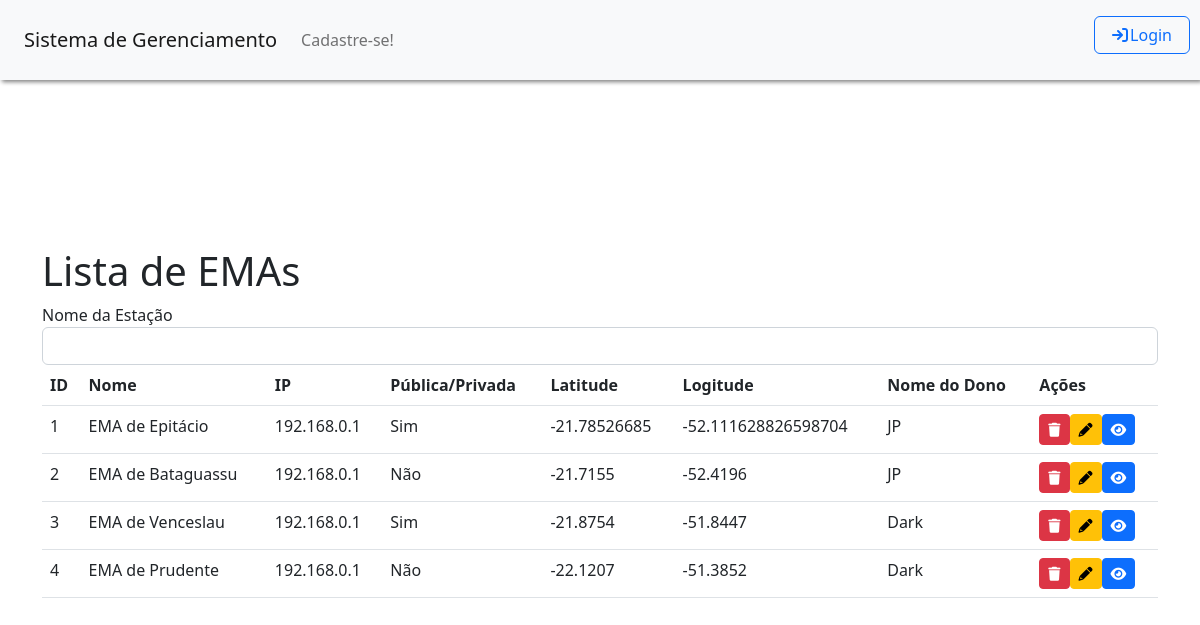
The app's page /Tela_Listar_EMAs.php, older data.
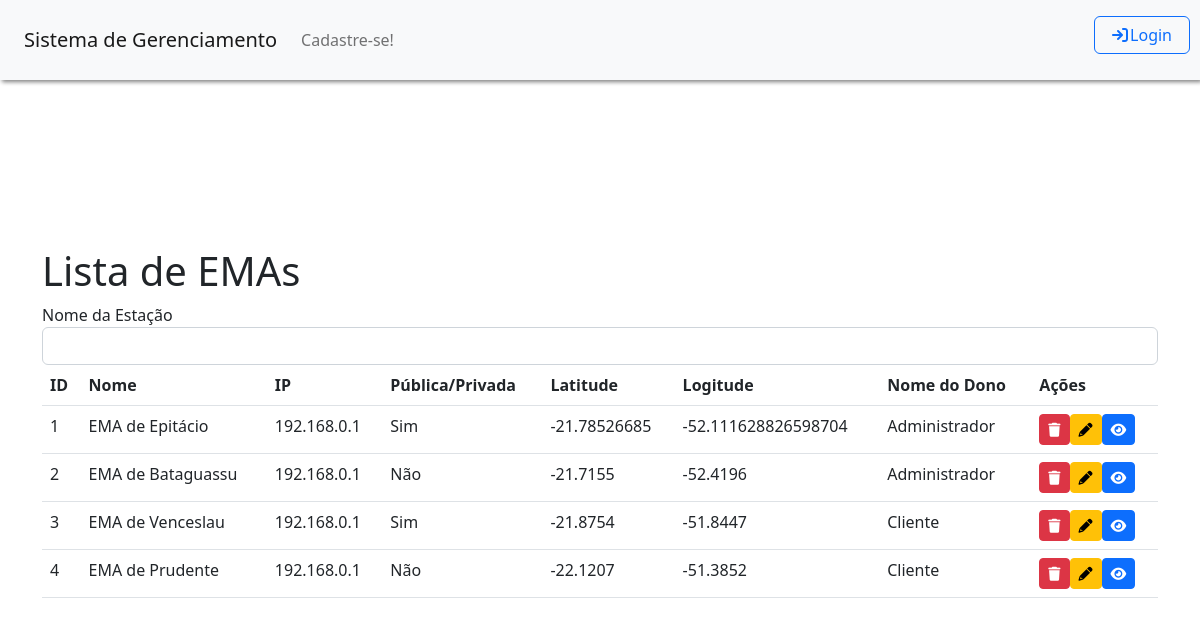
The same page, newer data.
### tables this page shows
CREATE TABLE IF NOT EXISTS emas (
  idema INT NOT NULL AUTO_INCREMENT,
  nome VARCHAR(45) NOT NULL,
  ip VARCHAR(45) NOT NULL,
  publica INT NOT NULL,
  latitude VARCHAR(45) NOT NULL,
  longitude VARCHAR(45) NOT NULL,
  usuarios_idusuario INT NOT NULL,
  ativa INT NOT NULL,
  topico_kafka VARCHAR (45) NOT NULL,
   
  status_ema VARCHAR (10) NULL,
  carga_bateria FLOAT NULL, 
  uptime VARCHAR(50) NULL,
  diagnosticos_nao_previstos JSON NULL,
  PRIMARY KEY (idema, usuarios_idusuario),
    FOREIGN KEY (usuarios_idusuario)
    REFERENCES usuarios (idusuario));

CREATE TABLE IF NOT EXISTS usuarios (
  idusuario INT NOT NULL AUTO_INCREMENT,
  nome_usuario VARCHAR(45) NOT NULL,
  nome_login VARCHAR(45) NOT NULL,
  email VARCHAR(45) NOT NULL,
  senha VARCHAR(100) NOT NULL,
  nivel_acesso INT NOT NULL,
  ativo INT NOT NULL,
  PRIMARY KEY (idusuario));

### controllers/controller_ema.php (the view, shortened to what this page needs)
<?php
function listarEMAs() {
    $conexao = conectarBanco();
    if ($_SERVER['REQUEST_METHOD'] === 'POST') {
        $nome = $_POST['nome'];
        $sql = "SELECT * FROM emas WHERE 1 = 1 AND ativa = 1";
        if (!empty($nome)) {
            $sql .= " AND nome LIKE '%$nome%'";
        }
        $result = $conexao->query($sql);
    } else {
        $sql = 'SELECT * FROM emas WHERE ativa = 1';
        $result = $conexao->query($sql);
    }
    if ($result->num_rows >= 0) {
        while ($row = $result->fetch_assoc()) {
            echo '<tr id="row-' . $row['idema'] . '">';
            echo '<td>' . $row['idema'] . '</td>';
            echo '<td>' . $row['nome'] . '</td>';
            echo '<td>' . $row['ip'] . '</td>';
            if ($row['publica'] == 0) {
                echo '<td>Não</td>';
            } else {
                echo'<td>Sim</td>';
            }
            echo '<td>' . $row['latitude'] . '</td>';
            echo '<td>' . $row['longitude'] . '</td>';
            $iddono = $row['usuarios_idusuario'];
            $query = "SELECT nome_usuario FROM usuarios WHERE idusuario = '$iddono'";
            $resultado = $conexao->query($query);
            if (!$resultado) {
                die("Erro na consulta: " . $conexao->error);
            }else if ($resultado) {
                $rowDono = $resultado->fetch_assoc();
                if ($rowDono) {
                    $nome_dono = $rowDono['nome_usuario'];
                    echo '<td>' . $nome_dono . '</td>';
                } else {
                    echo '<td>Não encontrado</td>';
                }
            } else {
                echo '<td>Erro na consulta</td>';
            }
            echo '<td>';
            echo '<button name="btn-excluir-ema" type="button" class="btn btn-danger btn-sm" onclick="excluirEMA(' . $row['idema'] . ')">';
            echo '<i class="fas fa-trash"></i>';
            echo '</button>';
            echo '<a href="Tela_Alterar_EMA.php?idema=' . $row['idema'] . '"><button name="btn-alterar-ema" type="button" class="btn btn-warning btn-sm" onclick="">';
            echo '<i class="fas fa-pencil"></i>';
            echo '</button>';
            echo '<a href="Tela_Visualizar_EMA.php?idema=' . $row['idema'] . '"><button name="btn-visualizar-ema" type="button" class="btn btn-primary btn-sm" onclick="">';
            echo '<i class="fas fa-eye"></i>';
            echo '</button></a>';
            echo '</td>';
            echo '</tr>';
        }
    } else {
        echo '<tr><td colspan="7">Nenhum dado encontrado.</td></tr>';
    }
}
?>

### Tela_Listar_EMAs.php (shortened to what this page needs)
<!DOCTYPE html>
<?php
require '../portalEMA/functions/geral.php';
require '../portalEMA/controllers/controller_ema.php';
?>
<html>
    <head>
        <link rel="stylesheet" type="text/css" href="../portalEMA/css/style.css">
        <link rel="stylesheet" href="https://unpkg.com/leaflet@1.7.1/dist/leaflet.css" />
        <link rel="stylesheet" href="https://cdnjs.cloudflare.com/ajax/libs/font-awesome/6.0.0-beta3/css/all.min.css">
        <link rel="stylesheet" type="text/css" href="https://cdn.jsdelivr.net/npm/bootstrap@5.2.3/dist/css/bootstrap.min.css">
    </head>
    <body>
        <?php
        menu();
        ?>
        <div class="container" style="margin-top: 5%;">
            <h1>Lista de EMAs</h1>
            <form method="POST" action="">
                <div>
                    <label for="nome">Nome da Estação</label>
                    <input type="text" name="nome" class="form-control">
                </div>
            </form>
            <div class="table-responsive">
                <table class="table">
                    <thead>
                        <tr>
                            <th>ID</th>
                            <th>Nome</th>
                            <th>IP</th>
                            <th>Pública/Privada</th>
                            <th>Latitude</th>
                            <th>Logitude</th>
                            <th>Nome do Dono</th>
                            <th>Ações</th>
                        </tr>
                    </thead>
                    <tbody>
                        <?php
                        listarEMAs();
                        ?>
                    </tbody>
                </table>
            </div>
        </div>
    </body>
</html>

### functions/geral.php (shortened to what this page needs)
<?php
function menu() {
    if (estalogado()) {
        echo '<nav class="navbar navbar-expand-md bg-light">
            <a class="navbar-brand" style="margin-left: 2%" href="../portalEMA/Tela_Principal.php">Bem vindo, ' . $_SESSION['nome_login'] . '!</a>
              <button class="navbar-toggler" type="button" data-toggle="collapse" data-target="#collapsibleNavbar">
    <span class="navbar-toggler-icon"></span>
  </button>
            <div class="collapse navbar-collapse" id="collapsibleNavbar">
                <ul class="navbar-nav">';
        if ($_SESSION['nivel_acesso'] == "1") {
            echo'<li class="nav-item dropdown">
                        <a class="nav-link dropdown-toggle" id="navbarDropdown" role="button" data-bs-toggle="dropdown" aria-haspopup="true" aria-expanded="false">
                            Usuários
                        </a>
                        <div class="dropdown-menu" aria-labelledby="navbarDropdown">
                            <a class="dropdown-item" href="../portalEMA/Tela_Cadastro_Usuario.php">Cadastrar Usuário</a>
                            <div class="dropdown-divider"></div>
                            <a class="dropdown-item" href="../portalEMA/Tela_Listar_Usuarios.php">Listar Usuários</a>
                        </div>
                    </li>';
        }
        echo'    <li class="nav-item dropdown">
                        <a class="nav-link dropdown-toggle" id="navbarDropdown" role="button" data-bs-toggle="dropdown" aria-haspopup="true" aria-expanded="false">
                            EMAs
                        </a>
                        <div class="dropdown-menu" aria-labelledby="navbarDropdown">
                            <a class="dropdown-item" href="../portalEMA/Tela_Cadastro_EMA.php">Cadastrar EMA</a>
                            <div class="dropdown-divider"></div>
                            <a class="dropdown-item" href="../portalEMA/Tela_Listar_EMAs.php">Apresentar EMAs</a>
                        </div>
                    </li>
               <li class="nav-item">
                <form action="../portalEMA/functions/logout.php">
                    <button style="position: absolute; top: 20%; right: 10px; width:8%;" class="btn btn-outline-danger" type="submit"><i style="padding-right: 3%;" class="fas fa-sign-out"></i>Logout</button>
                </form>
                </li>
                </ul>
            </div>
        </nav>';
    } else {
        echo '
            <nav class="navbar navbar-expand-lg bg-light">
            <a class="navbar-brand" style="margin-left: 2%" href="../portalEMA/Tela_Principal.php">Sistema de Gerenciamento</a>
            <button class="navbar-toggler" type="button" data-toggle="collapse" data-target="#navbarSupportedContent" aria-controls="navbarSupportedContent" aria-expanded="false" aria-label="Toggle navigation">
                <span class="navbar-toggler-icon"></span>
            </button>
            <div class="collapse navbar-collapse" id="navbarSupportedContent">
                <ul class="navbar-nav mr-auto">
                <li class="nav-item">
                    <a href="../portalEMA/Tela_Cadastro_Usuario.php" class="nav-link" role="button">
                        Cadastre-se!
                    </a>
                </li>
                <li class="nav-item">
                <form action="../portalEMA/Tela_Login.php">
                    <button style="position: absolute; top: 20%; right: 10px; width:8%;" class="btn btn-outline-primary" type="submit"><i style="padding-right: 3%;" class="fas fa-sign-in"></i>Login</button>
                </form>
                </li>
                </ul>
            </div>
        </nav>';
    }
}
?>

### css/style.css (style rules this page uses)
html, body { height: 100%; }
body { display: -ms-flexbox; display: -webkit-box; display: flex; -ms-flex-align: center; -ms-flex-pack: center; -webkit-box-align: center; align-items: center; -webkit-box-pack: center; justify-content: center; padding-top: 40px; padding-bottom: 40px; background-color: #f5f5f5; }

### Tela_Listar_EMAs.php (style rules this page uses)
.navbar { position: fixed; top: 0; width: 100%; height: 10%; z-index: 2; filter: drop-shadow(2px 2px 2px grey); }

Row changes from the older to the newer data that the page shows:
changed through a linked row, emas "EMA de Epitácio": usuarios_idusuario.nome_usuario "JP" → "Administrador"
changed through a linked row, emas "EMA de Bataguassu": usuarios_idusuario.nome_usuario "JP" → "Administrador"
changed through a linked row, emas "EMA de Venceslau": usuarios_idusuario.nome_usuario "Dark" → "Cliente"
changed through a linked row, emas "EMA de Prudente": usuarios_idusuario.nome_usuario "Dark" → "Cliente"
